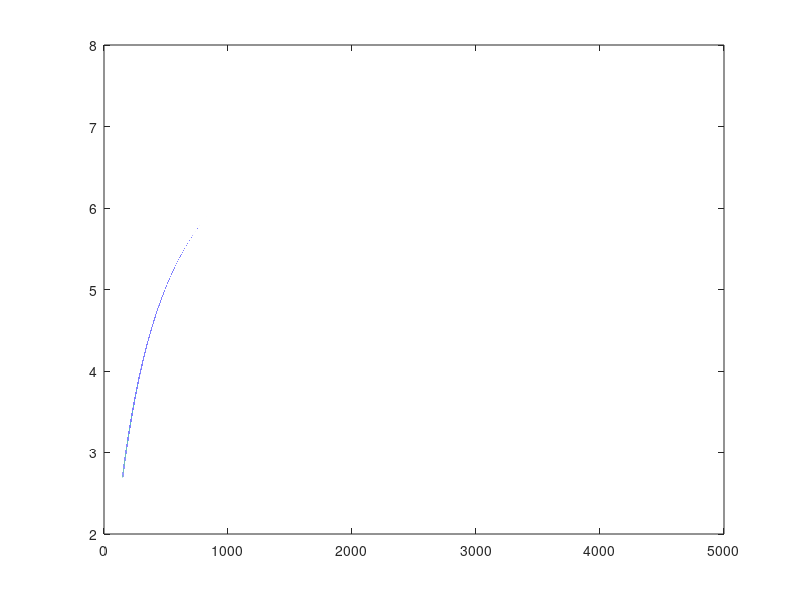

MATLAB code for this plot:
clear

x = [ 150; 200; 300; 500; 1000; 2000 ];
y = ([ 1/2; 1/3; 1/4; 1/5; 1/6; 1/7] - 1/8).^(-1);

A = [ x ];
B = A' * A;
C =  A' * y;

d = B \ C; 

coeff1 = d(1); 
% coeff2 = d(2);

n = length(x);
e = norm(A*d-y)/sqrt(n);

xmq = min(x):1/100:5000;
ymq = coeff1*xmq;

U = (1/8 + (1/coeff1)*(xmq.^(-1))).^(-1);

plot(xmq,U,'-');